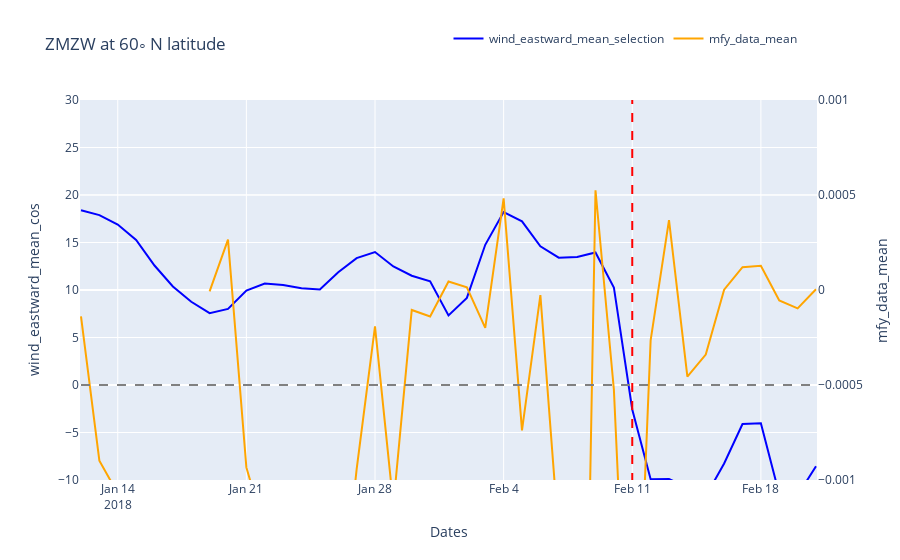

Notebook code for this chart:
### Code cell
import plotly.graph_objects as go

df = df_ssw_merged
fig = go.Figure()

fig.add_trace(go.Scatter(x=df['dates'], y=df['wind_eastward_mean_cos'], name='wind_eastward_mean_selection', line=dict(color='blue')))
# fig.add_trace(go.Scatter(x=df['dates'], y=df['temperature_mean_selection'], name='Temperature Selection Mean', line=dict(), yaxis='y2'))
fig.add_trace(go.Scatter(x=df['dates'], y=df['mfy_data_mean'], name='mfy_data_mean', line=dict(color='orange'), yaxis='y2'))

# Add a dashed line at y=0
fig.add_shape(type='line', x0=df['dates'].min(), y0=0, x1=df['dates'].max(), y1=0, line=dict(color='gray', dash='dash'))

# Find the index of the first negative value
first_negative_index = (df['wind_eastward_mean_cos'] < 0).idxmin()

# Add vertical lines for SSW_flag == True
for i, row in df.iterrows():
    if row.SSW_flag == True:
        fig.add_shape(type='line', x0=row.dates, y0=-50, x1=row.dates, y1=50, line=dict(color='red', dash='dash'))

# Set layout
fig.update_layout(
    yaxis=dict(
        range=[-10, 30],
        title='wind_eastward_mean_cos'
    ),
    yaxis2=dict(
        range=[-0.001, 0.001],
        title='mfy_data_mean',
        side='right',
        overlaying='y'
    )
    ,xaxis=dict(title='Dates'),
    title=f'ZMZW at 60◦ N latitude',
    legend=dict(orientation="h", y=1.2, x=0.5)
)

# Show the plot
fig.show()

### Figure 1 — Plotly figure (JSON) as saved in the notebook; plotly's stock layout.template omitted (floating-point values rounded to 4 significant figures)
{"data": [{"line": {"color": "blue"}, "name": "wind_eastward_mean_selection", "type": "scatter", "x": ["2018-01-12T00:00:00", "2018-01-13T00:00:00", "2018-01-14T00:00:00", "2018-01-15T00:00:00", "2018-01-16T00:00:00", "2018-01-17T00:00:00", "2018-01-18T00:00:00", "2018-01-19T00:00:00", "2018-01-20T00:00:00", "2018-01-21T00:00:00", "2018-01-22T00:00:00", "2018-01-23T00:00:00", "2018-01-24T00:00:00", "2018-01-25T00:00:00", "2018-01-26T00:00:00", "2018-01-27T00:00:00", "2018-01-28T00:00:00", "2018-01-29T00:00:00", "2018-01-30T00:00:00", "2018-01-31T00:00:00", "2018-02-01T00:00:00", "2018-02-02T00:00:00", "2018-02-03T00:00:00", "2018-02-04T00:00:00", "2018-02-05T00:00:00", "2018-02-06T00:00:00", "2018-02-07T00:00:00", "2018-02-08T00:00:00", "2018-02-09T00:00:00", "2018-02-10T00:00:00", "2018-02-11T00:00:00", "2018-02-12T00:00:00", "2018-02-13T00:00:00", "2018-02-14T00:00:00", "2018-02-15T00:00:00", "2018-02-16T00:00:00", "2018-02-17T00:00:00", "2018-02-18T00:00:00", "2018-02-19T00:00:00", "2018-02-20T00:00:00", "2018-02-21T00:00:00"], "y": [18.4, 17.89, 16.89, 15.27, 12.58, 10.37, 8.759, 7.563, 8.012, 9.939, 10.67, 10.54, 10.19, 10.04, 11.87, 13.36, 14.0, 12.48, 11.5, 10.92, 7.326, 9.174, 14.76, 18.21, 17.23, 14.61, 13.4, 13.48, 13.95, 10.27, -2.574, -9.912, -9.893, -10.83, -11.71, -8.266, -4.103, -4.033, -11.48, -11.6, -8.558]}, {"line": {"color": "orange"}, "name": "mfy_data_mean", "type": "scatter", "x": ["2018-01-12T00:00:00", "2018-01-13T00:00:00", "2018-01-14T00:00:00", "2018-01-15T00:00:00", "2018-01-16T00:00:00", "2018-01-17T00:00:00", "2018-01-18T00:00:00", "2018-01-19T00:00:00", "2018-01-20T00:00:00", "2018-01-21T00:00:00", "2018-01-22T00:00:00", "2018-01-23T00:00:00", "2018-01-24T00:00:00", "2018-01-25T00:00:00", "2018-01-26T00:00:00", "2018-01-27T00:00:00", "2018-01-28T00:00:00", "2018-01-29T00:00:00", "2018-01-30T00:00:00", "2018-01-31T00:00:00", "2018-02-01T00:00:00", "2018-02-02T00:00:00", "2018-02-03T00:00:00", "2018-02-04T00:00:00", "2018-02-05T00:00:00", "2018-02-06T00:00:00", "2018-02-07T00:00:00", "2018-02-08T00:00:00", "2018-02-09T00:00:00", "2018-02-10T00:00:00", "2018-02-11T00:00:00", "2018-02-12T00:00:00", "2018-02-13T00:00:00", "2018-02-14T00:00:00", "2018-02-15T00:00:00", "2018-02-16T00:00:00", "2018-02-17T00:00:00", "2018-02-18T00:00:00", "2018-02-19T00:00:00", "2018-02-20T00:00:00", "2018-02-21T00:00:00"], "y": [-0.0001388, -0.0008981, -0.001071, -0.003716, -0.001491, -0.002703, null, -6.978e-06, 0.000265, -0.0009338, -0.001265, -0.00195, -0.002606, -0.004755, -0.001854, -0.0009443, -0.0001916, -0.001133, -0.0001051, -0.0001391, 4.504e-05, 1.45e-05, -0.0001989, 0.0004825, -0.0007387, -2.684e-05, -0.001299, -0.004758, 0.0005248, -0.0005235, -0.002634, -0.000265, 0.0003677, -0.0004554, -0.0003401, 1.882e-06, 0.0001203, 0.0001275, -5.533e-05, -9.652e-05, 3.885e-06], "yaxis": "y2"}], "layout": {"legend": {"orientation": "h", "x": 0.5, "y": 1.2}, "shapes": [{"line": {"color": "gray", "dash": "dash"}, "type": "line", "x0": "2018-01-12T00:00:00", "x1": "2018-02-21T00:00:00", "y0": 0, "y1": 0}, {"line": {"color": "red", "dash": "dash"}, "type": "line", "x0": "2018-02-11T00:00:00", "x1": "2018-02-11T00:00:00", "y0": -50, "y1": 50}], "title": {"text": "ZMZW at 60◦ N latitude"}, "xaxis": {"title": {"text": "Dates"}}, "yaxis": {"range": [-10, 30], "title": {"text": "wind_eastward_mean_cos"}}, "yaxis2": {"overlaying": "y", "range": [-0.001, 0.001], "side": "right", "title": {"text": "mfy_data_mean"}}}}
